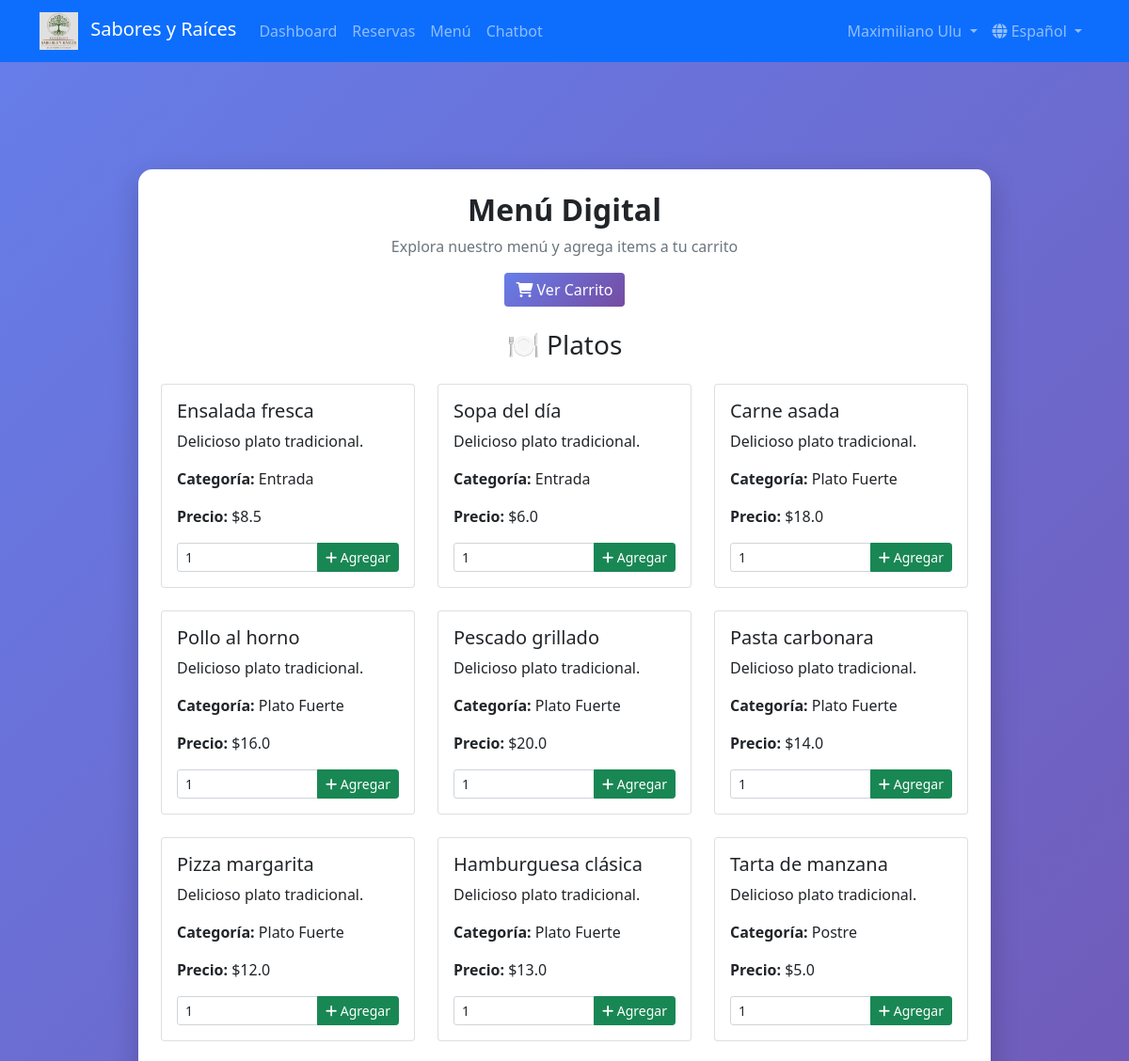
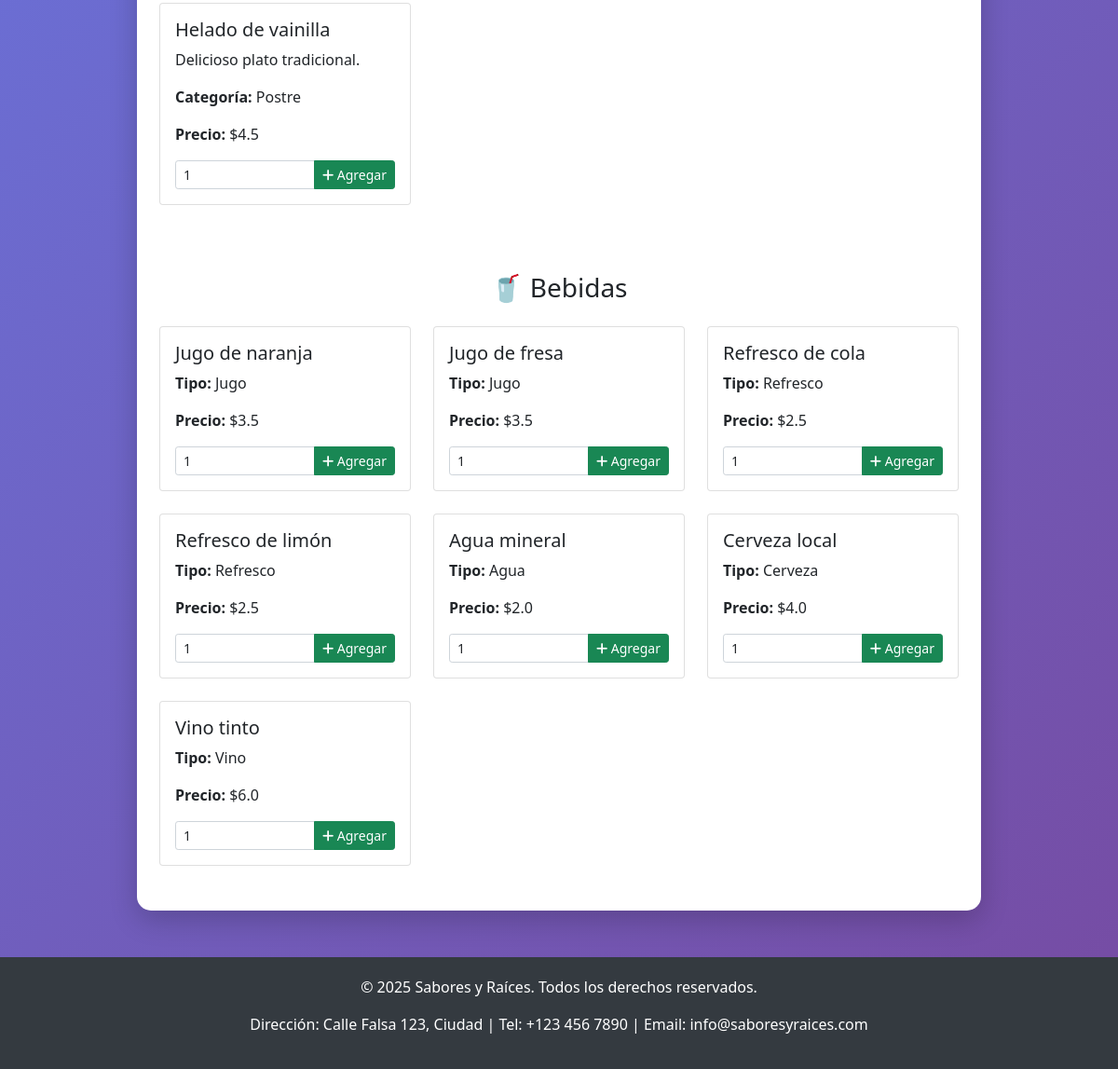
The page /menu (signed in) on the database its author committed (2 pictures, top to bottom).
### models/user.py (models this page shows, shortened)
class User(db.Model, UserMixin):
    __tablename__ = 'usuarios'
    id = db.Column(db.Integer, primary_key=True)
    nombre = db.Column(db.String(100), nullable=False)
    email = db.Column(db.String(120), unique=True, nullable=False)
    telefono = db.Column(db.String(20))
    telegram_id = db.Column(db.String(50))
    password_hash = db.Column(db.String(128), nullable=False)
    fecha_registro = db.Column(db.DateTime, default=db.func.current_timestamp())

### models/menu.py (models this page shows)
class Plato(db.Model):
    __tablename__ = 'platos'
    id = db.Column(db.Integer, primary_key=True)
    nombre = db.Column(db.String(100), nullable=False)
    descripcion = db.Column(db.Text)
    categoria = db.Column(db.String(50))
    precio = db.Column(db.Float, nullable=False)
    disponible = db.Column(db.Boolean, default=True)
    pedidos_plato = db.relationship('PedidoReserva', back_populates='plato', foreign_keys='PedidoReserva.plato_id', lazy=True)

class Bebida(db.Model):
    __tablename__ = 'bebidas'
    id = db.Column(db.Integer, primary_key=True)
    nombre = db.Column(db.String(100), nullable=False)
    tipo = db.Column(db.String(50))
    precio = db.Column(db.Float, nullable=False)
    disponible = db.Column(db.Boolean, default=True)
    pedidos_bebida = db.relationship('PedidoReserva', back_populates='bebida', foreign_keys='PedidoReserva.bebida_id', lazy=True)

### routes/menu.py (the view)
@menu_bp.route('/menu')
@login_required
def index():
    platos = Plato.query.filter_by(disponible=True).all()
    bebidas = Bebida.query.filter_by(disponible=True).all()
    conteo_carrito = len(session.get('carrito', []))
    return render_template('menu.html', platos=platos, bebidas=bebidas, conteo_carrito=conteo_carrito)

### app.py (called while the page is built)
@login_manager.user_loader
def load_user(user_id):
    return User.query.get(int(user_id))

### templates/menu.html (shortened to what this page needs)
{% extends "base.html" %}
{% block content %}
<div class="container main-content">
    <div class="row justify-content-center">
        <div class="col-md-10">
            <div class="auth-card p-4">
                <div class="text-center mb-4">
                    <h2 class="fw-bold">Menú Digital</h2>
                    <p class="text-muted">Explora nuestro menú y agrega items a tu carrito</p>
                    <a href="{{ url_for('menu.carrito') }}" class="btn btn-primary">
                        <i class="fas fa-shopping-cart"></i> Ver Carrito
                    </a>
                </div>
                <div class="row mb-5">
                    <div class="col-12">
                        <h3 class="text-center mb-4">🍽️ Platos</h3>
                    </div>
                    {% for plato in platos %}
                    <div class="col-md-6 col-lg-4 mb-4">
                        <div class="card h-100">
                            <div class="card-body">
                                <h5 class="card-title">{{ plato.nombre }}</h5>
                                <p class="card-text">{{ plato.descripcion or 'Delicioso plato tradicional.' }}</p>
                                <p class="card-text"><strong>Categoría:</strong> {{ plato.categoria.title() }}</p>
                                <p class="card-text"><strong>Precio:</strong> ${{ plato.precio }}</p>
                                <form method="POST" action="{{ url_for('menu.agregar_carrito', item_id=plato.id) }}" class="d-inline">
                                    <div class="input-group input-group-sm">
                                        <input type="number" name="cantidad" value="1" min="1" max="10" class="form-control" style="width: 80px;">
                                        <button type="submit" class="btn btn-success">
                                            <i class="fas fa-plus"></i> Agregar
                                        </button>
                                    </div>
                                </form>
                            </div>
                        </div>
                    </div>
                    {% endfor %}
                </div>
                <div class="row">
                    <div class="col-12">
                        <h3 class="text-center mb-4">🥤 Bebidas</h3>
                    </div>
                    {% for bebida in bebidas %}
                    <div class="col-md-6 col-lg-4 mb-4">
                        <div class="card h-100">
                            <div class="card-body">
                                <h5 class="card-title">{{ bebida.nombre }}</h5>
                                <p class="card-text"><strong>Tipo:</strong> {{ bebida.tipo.title() }}</p>
                                <p class="card-text"><strong>Precio:</strong> ${{ bebida.precio }}</p>
                                <form method="POST" action="{{ url_for('menu.agregar_carrito', item_id=bebida.id) }}" class="d-inline">
                                    <div class="input-group input-group-sm">
                                        <input type="number" name="cantidad" value="1" min="1" max="10" class="form-control" style="width: 80px;">
                                        <button type="submit" class="btn btn-success">
                                            <i class="fas fa-plus"></i> Agregar
                                        </button>
                                    </div>
                                </form>
                            </div>
                        </div>
                    </div>
                    {% endfor %}
                </div>
            </div>
        </div>
    </div>
</div>
{% endblock %}

### templates/base.html (shortened to what this page needs)
<!DOCTYPE html>
<html lang="es">
<head>
    <link href="https://cdn.jsdelivr.net/npm/bootstrap@5.1.3/dist/css/bootstrap.min.css" rel="stylesheet">
    <link rel="stylesheet" href="https://cdnjs.cloudflare.com/ajax/libs/font-awesome/6.0.0/css/all.min.css">
</head>
<body>
    <nav class="navbar navbar-expand-lg navbar-dark fixed-top bg-primary">
        <div class="container">
            <a class="navbar-brand" href="{{ url_for('index') }}">
                <img src="{{ url_for('static', filename='images/Logo_SR.jpg') }}" alt="Sabores y Raíces" class="me-2">
                Sabores y Raíces
            </a>
            <div class="collapse navbar-collapse" id="navbarNav">
                <ul class="navbar-nav me-auto">
                    {% if current_user.is_authenticated %}
                    <li class="nav-item">
                        <a class="nav-link" href="{{ url_for('dashboard') }}">Dashboard</a>
                    </li>
                    <li class="nav-item">
                        <a class="nav-link" href="{{ url_for('reservations.index') }}">Reservas</a>
                    </li>
                    <li class="nav-item">
                        <a class="nav-link" href="{{ url_for('menu.index') }}">Menú</a>
                    </li>
                    <li class="nav-item">
                        <a class="nav-link" href="{{ url_for('chatbot.chatbot_interface') }}">Chatbot</a>
                    </li>
                    {% endif %}
                </ul>
                <ul class="navbar-nav">
                    {% if current_user.is_authenticated %}
                    <li class="nav-item dropdown">
                        <a class="nav-link dropdown-toggle" href="#" role="button" data-bs-toggle="dropdown">
                            {{ current_user.nombre }}
                        </a>
                    </li>
                    {% endif %}
                </ul>
                <ul class="navbar-nav">
                    <li class="nav-item dropdown">
                        <a class="nav-link dropdown-toggle" href="#" role="button" data-bs-toggle="dropdown">
                            <i class="fas fa-globe"></i> {{ 'Español' if session.get('lang', 'es') == 'es' else 'English' }}
                        </a>
                    </li>
                </ul>
            </div>
        </div>
    </nav>
    <main class="main-content">
        <div class="container">
            {% block content %}{% endblock %}
        </div>
    </main>
    <footer class="text-center">
        <div class="container">
            <p>&copy; 2025 Sabores y Raíces. Todos los derechos reservados.</p>
            <p>Dirección: Calle Falsa 123, Ciudad | Tel: +123 456 7890 | Email: info@saboresyraices.com</p>
        </div>
    </footer>
</body>
</html>

### templates/base.html (style rules this page uses)
body { background: linear-gradient(135deg, #667eea 0%, #764ba2 100%); min-height: 100vh; }
.navbar-brand img { max-height: 40px; }
.auth-card { background: white; border-radius: 15px; box-shadow: 0 10px 30px rgba(0,0,0,0.2); margin-top: 20px; }
.btn-primary { background: linear-gradient(135deg, #667eea 0%, #764ba2 100%); border: none; }
.main-content { padding-top: 80px; }
footer { background: #343a40; color: white; padding: 20px 0; margin-top: 50px; }

### rows shown on the page
User: nombre "Maximiliano Ulu"
Plato: nombre "Ensalada fresca", descripcion "Delicioso plato tradicional.", categoria "Entrada", precio "8.5"
Plato: nombre "Sopa del día", descripcion "Delicioso plato tradicional.", categoria "Entrada", precio "6.0"
Plato: nombre "Carne asada", descripcion "Delicioso plato tradicional.", categoria "Plato Fuerte", precio "18.0"
Plato: nombre "Pollo al horno", descripcion "Delicioso plato tradicional.", categoria "Plato Fuerte", precio "16.0"
Plato: nombre "Pescado grillado", descripcion "Delicioso plato tradicional.", categoria "Plato Fuerte", precio "20.0"
Plato: nombre "Pasta carbonara", descripcion "Delicioso plato tradicional.", categoria "Plato Fuerte", precio "14.0"
Plato: nombre "Pizza margarita", descripcion "Delicioso plato tradicional.", categoria "Plato Fuerte", precio "12.0"
Plato: nombre "Hamburguesa clásica", descripcion "Delicioso plato tradicional.", categoria "Plato Fuerte", precio "13.0"
Plato: nombre "Tarta de manzana", descripcion "Delicioso plato tradicional.", categoria "Postre", precio "5.0"
Plato: nombre "Helado de vainilla", descripcion "Delicioso plato tradicional.", categoria "Postre", precio "4.5"
Bebida: nombre "Jugo de naranja", tipo "Jugo", precio "3.5"
Bebida: nombre "Jugo de fresa", tipo "Jugo", precio "3.5"
Bebida: nombre "Refresco de cola", tipo "Refresco", precio "2.5"
Bebida: nombre "Refresco de limón", tipo "Refresco", precio "2.5"
Bebida: nombre "Agua mineral", tipo "Agua", precio "2.0"
Bebida: nombre "Cerveza local", tipo "Cerveza", precio "4.0"
Bebida: nombre "Vino tinto", tipo "Vino", precio "6.0"

### other values the page prints
{{ 'Español' if session.get('lang', 'es') == 'es' else 'English' }} "Español"
